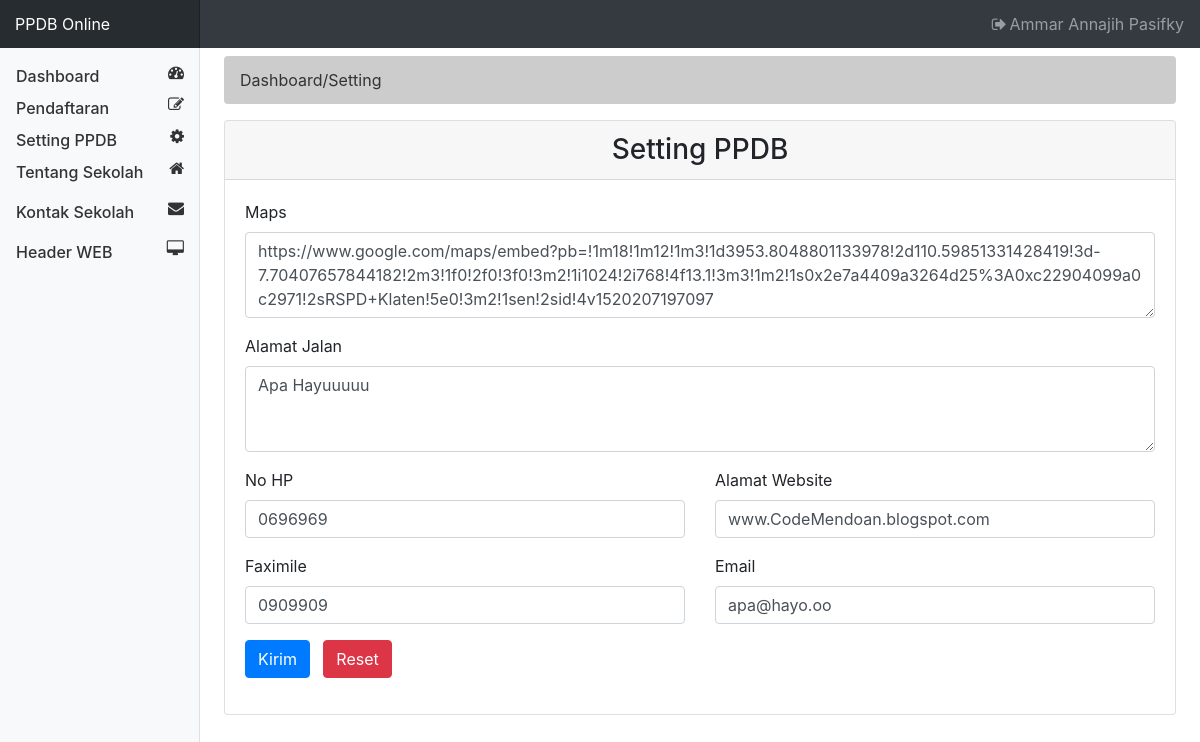
The page /views/admin/?page=kontak (signed in) on the database its author committed.
### tables this page shows
CREATE TABLE `f_kontak` (
  `id` int(3) NOT NULL,
  `maps` varchar(500) NOT NULL,
  `jalan` varchar(100) NOT NULL,
  `no_hp` varchar(13) NOT NULL,
  `website` varchar(40) NOT NULL,
  `fax` varchar(20) NOT NULL,
  `email` varchar(40) NOT NULL
);

### inc/Database.php (called while the page is built, shortened)
<?php
class Database {
	protected $conn;
	public function __construct($username = "root", $password = "", $host = "localhost", $dbname = "ppdb") {
		try {
			$this->conn = new PDO("mysql:host={$host};dbname={$dbname};charset=utf8", $username, $password);
			$this->conn->setAttribute(PDO::ATTR_ERRMODE, PDO::ERRMODE_EXCEPTION);
			$this->conn->setAttribute(PDO::ATTR_DEFAULT_FETCH_MODE, PDO::FETCH_ASSOC);
		} catch (PDOException $e) {
			throw new Exception($e->getMessage());
		}
	}
	public function select($query, $params = []) {
		try {
			$stmt = $this->conn->prepare($query);
			$stmt->execute($params);
			return $stmt->fetch();
		} catch (PDOException $e) {
			throw new Exception($e->getMessage());
		}
	}
}
?>

### views/admin/home/kontak.php (the view, shortened to what this page needs)
<?php
$id = 1;
if (!empty($id)) {
	$row   = $db->select("SELECT * FROM f_kontak WHERE id=?", [$id]);
	$maps  = $row['maps'];
	$jalan = $row['jalan'];
	$hp    = $row['no_hp'];
	$web   = $row['website'];
	$fax   = $row['fax'];
	$mail  = $row['email'];
}
?>
<section id="breadcrumb">
  <ol class="breadcrumb">
    <li class="active">Dashboard/Setting</li>
  </ol>
</section>
<div class="card">
  <h3 class="card-header text-center">Setting PPDB</h3>
  <div class="card-body">
    <form class="" action="#" method="post" enctype="multipart/form-data">
      <div class="form-group">
        <label for="">Maps</label>
        <textarea name="maps" rows="3" rerquired="true" class="form-control" ><?php echo $maps?></textarea>
      </div>
      <div class="form-group">
        <label for=""> Alamat Jalan</label>
        <textarea name="jalan" rows="3" rerquired="true" class="form-control" ><?php echo $jalan?></textarea>
      </div>
      <div class="form-group row">
        <div class="col">
          <label>No HP</label>
          <input type="text" class="form-control" name="no_hp" value="<?php echo $hp?>">
        </div>
        <div class="col">
          <label>Alamat Website</label>
          <input type="text" class="form-control"  name="website" value="<?php echo $web?>">
        </div>
      </div>
      <div class="form-group row">
        <div class="col">
          <label>Faximile</label>
          <input type="text" class="form-control"  name="fax" value="<?php echo $fax?>">
        </div>
        <div class="col">
          <label>Email</label>
          <input type="email" class="form-control"  name="email" value="<?php echo $mail?>">
        </div>
      </div>
      <div class="form-group row">
        <div class="col-md-1">
          <button type="submit" name="kirim" class="btn btn-primary">Kirim</button>
        </div>
        <div class="col-md-1">
          <button type="reset" name="reset" class="btn btn-danger">Reset</button>
        </div>
      </div>
    </div>
</div>
</div>

### views/admin/index.php (shortened to what this page needs)
<?php
include_once "../../inc/Database.php";
$db = new Database();
$uid = $_SESSION['uid'];
$siki = $db->select('SELECT * FROM admin where id=?', [$uid]);
$nama = $siki['nama'];
?>
<!DOCTYPE html>
<html>
  <head>
    <link rel="stylesheet" href="../../asset/css/bootstrap.min.css">
    <link rel="stylesheet" href="../../asset/css/style.css">
    <link href="../../asset/font-awesome/css/font-awesome.min.css" rel="stylesheet" type="text/css">
  </head>
  <body>
    <header>
      <nav class="navbar navbar-dark fixed-top bg-dark flex-md-nowrap p-0">
        <a class="navbar-brand col-sm-3 col-md-2 mr-0" href="#">PPDB Online</a>
        <ul class="navbar-nav px-3">
          <li class="nav-item text-nowrap">
            <a class="nav-link" href="../../logout.php"><i class="fa fa-sign-out fa-fw"></i><?php echo $nama ?></a>
          </li>
        </ul>
      </nav>
    </header>
    <div class="container-fluid">
        <div class="row">
          <nav class="col-md-2 d-none d-md-block bg-light sidebar">
            <div class="sidebar-sticky">
              <ul class="nav flex-column">
                <li class="nav-item">
                  <a class="nav-link" href="./?page=dashboard">
                    <i class="fa fa-tachometer float-right
                    "></i><span class="float-left">Dashboard </span>
                  </a>
                </li>
                <li class="nav-item">
                  <a class="nav-link" href="./?page=pendaftar">
                    <i class="fa fa-pencil-square-o float-right
                    "></i><span class="float-left">Pendaftaran</span>
                  </a>
                </li>
                <li class="nav-item">
                  <a class="nav-link" href="./?page=setting">
                    <i class="fa fa-cog float-right
                    "></i><span class="float-left">Setting PPDB</span>
                  </a>
                </li>
                 <li class="nav-item">
                  <a class="nav-link" href="./?page=tentang">
                    <i class="fa fa-home float-right
                    "></i><span class="text-left">Tentang Sekolah</span>
                  </a>
                </li>
                 <li class="nav-item">
                  <a class="nav-link" href="./?page=kontak">
                    <i class="fa fa-envelope float-right
                    "></i><span class="text-left">Kontak Sekolah</span>
                  </a>
                </li>
                <li class="nav-item">
                  <a class="nav-link" href="./?page=header">
                    <i class="fa fa-desktop float-right
                    "></i><span class="text-left">Header WEB</span>
                  </a>
                </li>
              </ul>
            </div>
          </nav>
          <main role="main" class="col-md-9 ml-sm-auto col-lg-10 pt-3 px-4" style="margin-top:40px">
<?php
$page = isset($_GET['page']) ? $_GET['page'] : null;
switch ($page) {
case 'kontak':
	include 'home/kontak.php';
	break;
}
?>
  </body>
</html>

### asset/css/style.css (style rules this page uses)
.breadcrumb { background: #cccccc; color: #333333; }
.sidebar { position: fixed; top: 0; bottom: 0; left: 0; z-index: 100; padding: 0; box-shadow: inset -1px 0 0 rgba(0, 0, 0, .1); }
.sidebar-sticky { position: -webkit-sticky; position: sticky; top: 48px; height: calc(100vh - 48px); padding-top: .5rem; overflow-x: hidden; overflow-y: auto; }
.sidebar .nav-link { font-weight: 500; color: #333; }
.navbar-brand { padding-top: .75rem; padding-bottom: .75rem; font-size: 1rem; background-color: rgba(0, 0, 0, .25); box-shadow: inset -1px 0 0 rgba(0, 0, 0, .25); }

### rows shown on the page
f_kontak: maps "https://www.google.com/maps/embed?pb=!1m18!1m12!1m3!1d3953.8048801133978!2d110.59851331428419!3d-7.70407657844182!2m3!1f0!2f0!3f0!3m2!1i1024!2i768!4f13.1!3m3!1m2!1s0x2e7a4409a3264d25%3A0xc22904099a0c2971!2sRSPD+Klaten!5e0!3m2!1sen!2sid!4v1520207197097", jalan "Apa Hayuuuuu", no_hp "0696969", website "www.CodeMendoan.blogspot.com", fax "0909909", email "apa@hayo.oo"

### other values the page prints
$nama "Ammar Annajih Pasifky"
